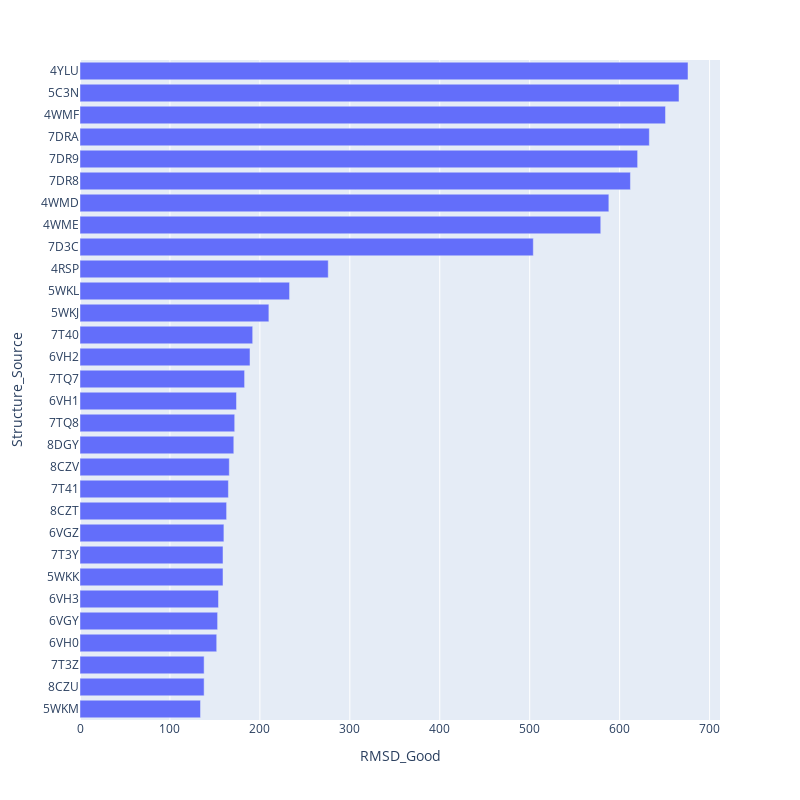

Source (notebook cell):
### Code cell
px.bar(
        df.sort_values('RMSD_Good'),
        x="RMSD_Good",
        y='Structure_Source',
        height=800,
        width=800,
    )

### Figure 1 — Plotly figure (JSON) as saved in the notebook; plotly's stock layout.template omitted (floating-point values rounded to 4 significant figures)
{"data": [{"alignmentgroup": "True", "hovertemplate": "RMSD_Good=%{x}<br>Structure_Source=%{y}<extra></extra>", "legendgroup": "", "marker": {"color": "#636efa", "pattern": {"shape": ""}}, "name": "", "offsetgroup": "", "orientation": "h", "showlegend": false, "textposition": "auto", "type": "bar", "x": [134, 138, 138, 152, 153, 154, 159, 159, 160, 163, 165, 166, 171, 172, 174, 183, 189, 192, 210, 233, 276, 504, 579, 588, 612, 620, 633, 651, 666, 676], "xaxis": "x", "y": ["5WKM", "8CZU", "7T3Z", "6VH0", "6VGY", "6VH3", "5WKK", "7T3Y", "6VGZ", "8CZT", "7T41", "8CZV", "8DGY", "7TQ8", "6VH1", "7TQ7", "6VH2", "7T40", "5WKJ", "5WKL", "4RSP", "7D3C", "4WME", "4WMD", "7DR8", "7DR9", "7DRA", "4WMF", "5C3N", "4YLU"], "yaxis": "y"}], "layout": {"barmode": "relative", "height": 800, "legend": {"tracegroupgap": 0}, "margin": {"t": 60}, "width": 800, "xaxis": {"anchor": "y", "domain": [0, 1], "title": {"text": "RMSD_Good"}}, "yaxis": {"anchor": "x", "domain": [0, 1], "title": {"text": "Structure_Source"}}}}
